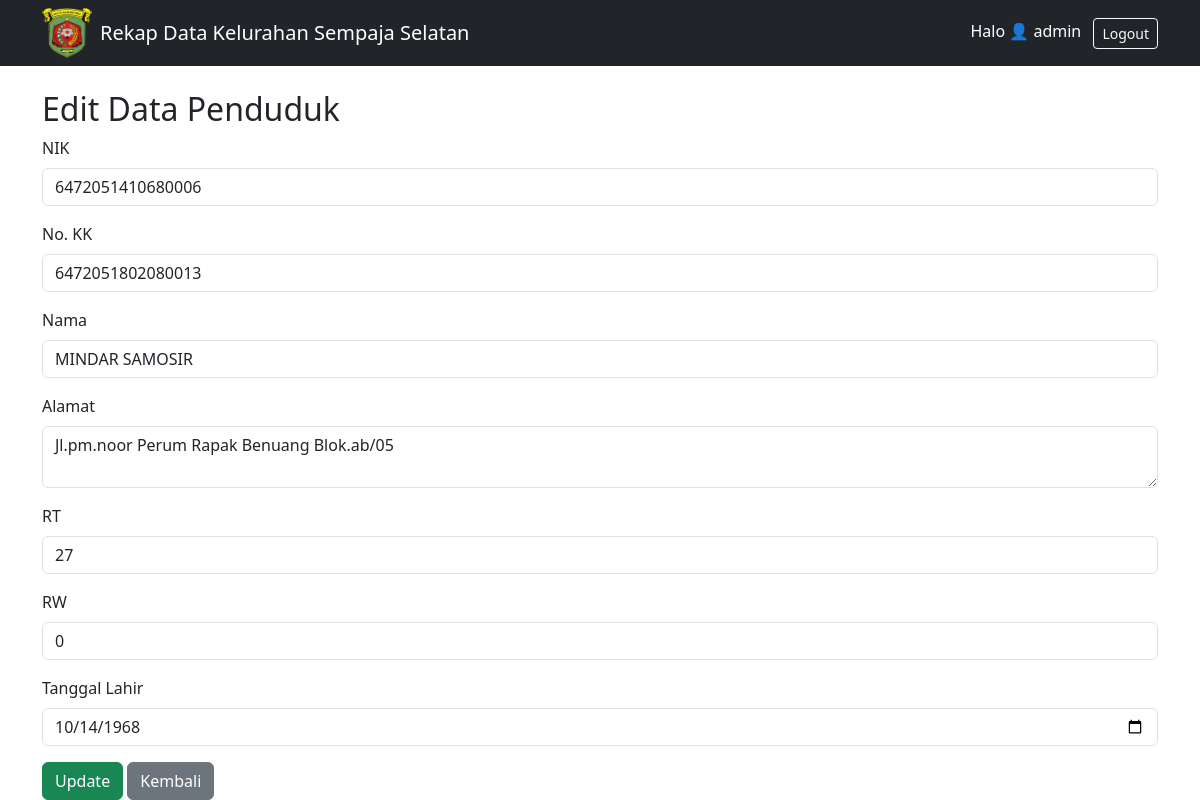
The app's page /edit/15/ (signed in) with its own data.
### rekap/models.py (models this page shows, shortened)
class DataPenduduk(models.Model):
    nik = models.CharField(max_length=16, unique=True)
    no_kk = models.CharField(max_length=20, blank=True, null=True)
    nama = models.CharField(max_length=100)
    alamat = models.TextField()
    rt = models.CharField(max_length=3)
    rw = models.CharField(max_length=3)
    tanggal_lahir = models.DateField()
    foto = models.ImageField(upload_to='foto_penduduk/', blank=True, null=True)

### rekap/views.py (the view, shortened to what this page needs)
# urls.py: path('edit/<int:pk>/', views.edit_penduduk, name='edit_penduduk'),
@login_required
def edit_penduduk(request, pk):
    if not request.user.is_staff:
        messages.error(request, 'Anda tidak memiliki izin untuk mengedit.')
        return redirect('list_penduduk')
    penduduk = get_object_or_404(DataPenduduk, pk=pk)
    return render(request, 'rekap/edit_penduduk.html', {'penduduk': penduduk})

### rekap/templates/rekap/edit_penduduk.html (shortened to what this page needs)
{% extends 'rekap/home.html' %}
{% block content %}
<h2>Edit Data Penduduk</h2>
<form method="post">
    <div class="mb-3">
        <label class="form-label">NIK</label>
        <input type="text" name="nik" class="form-control" value="{{ penduduk.nik }}" required>
    </div>
    <div class="mb-3">
        <label for="id_no_kk" class="form-label">No. KK</label>
        <input type="text" class="form-control" id="id_no_kk" name="no_kk" value="{{ penduduk.no_kk }}" required>
    </div>
    <div class="mb-3">
        <label class="form-label">Nama</label>
        <input type="text" name="nama" class="form-control" value="{{ penduduk.nama }}" required>
    </div>
    <div class="mb-3">
        <label class="form-label">Alamat</label>
        <textarea name="alamat" class="form-control" required>{{ penduduk.alamat }}</textarea>
    </div>
    <div class="mb-3">
        <label class="form-label">RT</label>
        <input type="text" name="rt" class="form-control" value="{{ penduduk.rt }}" required>
    </div>
    <div class="mb-3">
        <label class="form-label">RW</label>
        <input type="text" name="rw" class="form-control" value="{{ penduduk.rw }}" required>
    </div>
    <div class="mb-3">
        <label for="id_tanggal_lahir" class="form-label">Tanggal Lahir</label>
        <input type="date" name="tanggal_lahir" class="form-control" value="{{ penduduk.tanggal_lahir|date:'Y-m-d' }}" required>
    </div>
    <button type="submit" class="btn btn-success">Update</button>
    <a href="{% url 'list_penduduk' %}" class="btn btn-secondary">Kembali</a>
</form>
{% endblock %}

### rekap/templates/rekap/home.html (shortened to what this page needs)
<!DOCTYPE html>
<html>
<head>
    {% load static %}
    <link href="https://cdn.jsdelivr.net/npm/bootstrap@5.3.2/dist/css/bootstrap.min.css" rel="stylesheet">
</head>
<body>
<nav class="navbar navbar-expand-lg navbar-dark bg-dark">
    <div class="container">
        <img src="{% static 'rekap/samarinda.png' %}" alt="Logo Samarinda" width="50" height="50" class="me-2">
        <a class="navbar-brand" href="{% url 'list_penduduk' %}">Rekap Data Kelurahan Sempaja Selatan</a>
        <div class="ms-auto">
            {% if user.is_authenticated %}
                <span class="text-white me-2">Halo 👤 {{ user.username }}</span>
                <form action="{% url 'logout' %}" method="post" style="display:inline;">
                    <button type="submit" class="btn btn-outline-light btn-sm">Logout</button>
                </form>
            {% endif %}
        </div>
    </div>
</nav>
<div class="container mt-4">
    {% block content %}
    {% endblock %}
</div>
</body>
</html>

### records on screen
DataPenduduk: nik "6472051410680006", no_kk "6472051802080013", nama "MINDAR SAMOSIR", alamat "Jl.pm.noor Perum Rapak Benuang Blok.ab/05", rt "27", rw "0", tanggal_lahir "10/14/1968"

### other values on screen
{{ user.username }} "admin"
